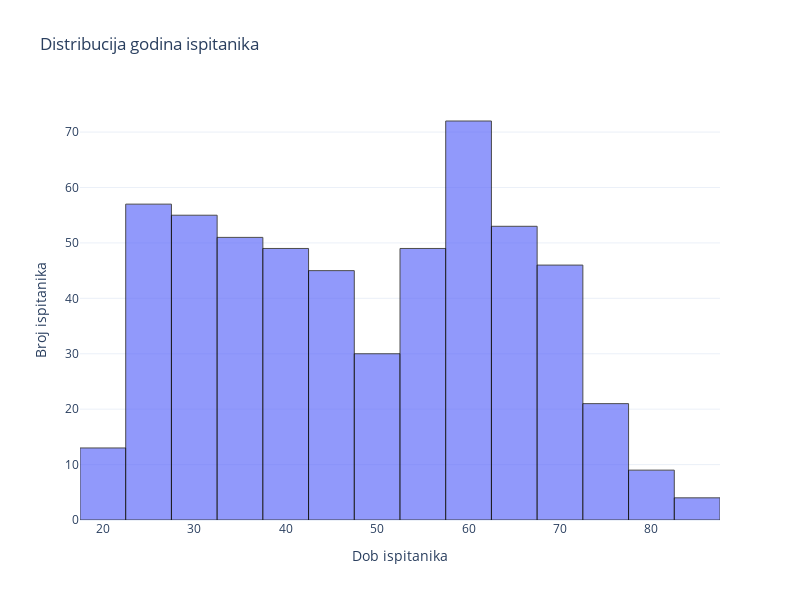

This figure's notebook cell:
### Markdown cell above
Iz ovoga možemo zaključiti da su većina ispitanika žene, preko 80% ispitanika je bijele rase te su ispitanici većinom sami ili u braku. Više od 50% ispitanika ima sveučilišnu diplomu, a skoro njih 50% radi puno radno vrijeme.

### Code cell
#distribucija godina ispitanika
fig6 = px.histogram(
    metadata_df, x="AGE", title="Distribucija godina ispitanika",
    nbins=20,
    opacity=0.7, 
)

fig6.update_traces(marker=dict(line=dict(width=1, color='black')))

fig6.update_layout(
    width=800, height=600,
    xaxis_title="Dob ispitanika",
    yaxis_title="Broj ispitanika",
    template="plotly_white"
)

fig6.show()

### Figure 1 — Plotly figure (JSON) as saved in the notebook; plotly's stock layout.template omitted (floating-point values rounded to 4 significant figures; data arrays with more than 128 entries replaced by an {"elided": "..."} marker saying what was removed)
{"data": [{"alignmentgroup": "True", "bingroup": "x", "hovertemplate": "AGE=%{x}<br>count=%{y}<extra></extra>", "legendgroup": "", "marker": {"color": "#636efa", "line": {"color": "black", "width": 1}, "opacity": 0.7, "pattern": {"shape": ""}}, "name": "", "nbinsx": 20, "offsetgroup": "", "orientation": "v", "showlegend": false, "type": "histogram", "x": {"elided": "557 float values"}, "xaxis": "x", "yaxis": "y"}], "layout": {"barmode": "relative", "height": 600, "legend": {"tracegroupgap": 0}, "title": {"text": "Distribucija godina ispitanika"}, "width": 800, "xaxis": {"anchor": "y", "domain": [0, 1], "title": {"text": "Dob ispitanika"}}, "yaxis": {"anchor": "x", "domain": [0, 1], "title": {"text": "Broj ispitanika"}}}}
